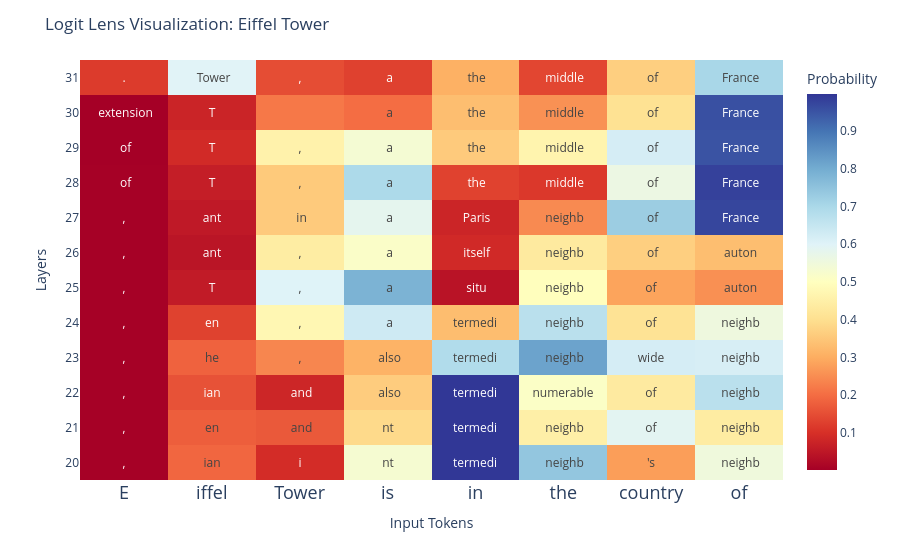

This figure's notebook cell:
### Markdown cell above
Let's visualize the information decoded for each of our prompts below.

### Code cell
import plotly.express as px

input_tokens = [t.replace('Ġ', '') for t in model.tokenizer.tokenize(prompt)]

fig = px.imshow(
    probabilities.detach().cpu().float().numpy(),
    x=input_tokens,
    y=layer_range,
    origin="lower", # make 0 at the bottom
    color_continuous_scale=px.colors.diverging.RdYlBu,
    color_continuous_midpoint=0.50,
    text_auto=True,
    labels=dict(x="Input Tokens", y="Layers", color="Probability")
)

fig.update_layout(
    title='Logit Lens Visualization: Eiffel Tower',
    xaxis_tickangle=0
)

fig.update_xaxes(tickfont_size=18) 
fig.update_yaxes(tickvals=layer_range)
fig.update_traces(text=decoded_tokens, texttemplate="%{text}")

fig.show()

### Figure 1 — Plotly figure (JSON) as saved in the notebook; plotly's stock layout.template omitted (floating-point values rounded to 4 significant figures)
{"data": [{"coloraxis": "coloraxis", "hovertemplate": "Input Tokens: %{x}<br>Layers: %{y}<br>Probability: %{z}<extra></extra>", "name": "0", "text": [[",", "ian", "i", "nt", "termedi", " neighb", "'s", " neighb"], [",", "en", " and", "nt", "termedi", " neighb", "of", " neighb"], [",", "ian", " and", " also", "termedi", "numerable", "of", " neighb"], [",", "he", ",", " also", "termedi", " neighb", "wide", " neighb"], [",", "en", ",", " a", "termedi", " neighb", "of", " neighb"], [",", "T", ",", " a", " situ", " neighb", "of", " auton"], [",", "ant", ",", " a", " itself", " neighb", " of", " auton"], [",", "ant", " in", " a", " Paris", " neighb", " of", " France"], [" of", "T", ",", " a", " the", " middle", " of", " France"], [" of", "T", ",", " a", " the", " middle", " of", " France"], [" extension", "T", "\n", " a", " the", " middle", " of", " France"], [".", " Tower", ",", " a", " the", " middle", " of", " France"]], "texttemplate": "%{text}", "type": "heatmap", "x": ["E", "iffel", "Tower", "is", "in", "the", "country", "of"], "xaxis": "x", "y": [20, 21, 22, 23, 24, 25, 26, 27, 28, 29, 30, 31], "yaxis": "y", "z": [[0.004272, 0.1895, 0.09277, 0.5312, 0.9961, 0.7422, 0.2754, 0.5508], [0.004272, 0.1758, 0.168, 0.3887, 0.9961, 0.4492, 0.5898, 0.4395], [0.004272, 0.1572, 0.08008, 0.3613, 0.9961, 0.5117, 0.4336, 0.6719], [0.004303, 0.1826, 0.2393, 0.3105, 0.6875, 0.8164, 0.6211, 0.6172], [0.004333, 0.1299, 0.4746, 0.6328, 0.3301, 0.6719, 0.4102, 0.5547], [0.004333, 0.05786, 0.6016, 0.7852, 0.04053, 0.4961, 0.2852, 0.2539], [0.004333, 0.04419, 0.4414, 0.5156, 0.08691, 0.4316, 0.3672, 0.332], [0.003555, 0.05273, 0.3574, 0.582, 0.07764, 0.2461, 0.7266, 0.9727], [0.00354, 0.06396, 0.3555, 0.6953, 0.1309, 0.1143, 0.5625, 0.9805], [0.001816, 0.08984, 0.457, 0.5352, 0.3574, 0.4648, 0.6211, 0.9531], [0.001602, 0.07617, 0.2178, 0.2002, 0.332, 0.2559, 0.4062, 0.957], [0.1196, 0.5977, 0.1484, 0.1289, 0.3066, 0.1377, 0.3672, 0.7031]]}], "layout": {"coloraxis": {"cmid": 0.5, "colorbar": {"title": {"text": "Probability"}}, "colorscale": [[0, "rgb(165,0,38)"], [0.1, "rgb(215,48,39)"], [0.2, "rgb(244,109,67)"], [0.3, "rgb(253,174,97)"], [0.4, "rgb(254,224,144)"], [0.5, "rgb(255,255,191)"], [0.6, "rgb(224,243,248)"], [0.7, "rgb(171,217,233)"], [0.8, "rgb(116,173,209)"], [0.9, "rgb(69,117,180)"], [1, "rgb(49,54,149)"]]}, "margin": {"t": 60}, "title": {"text": "Logit Lens Visualization: Eiffel Tower"}, "xaxis": {"anchor": "y", "constrain": "domain", "domain": [0, 1], "scaleanchor": "y", "tickangle": 0, "tickfont": {"size": 18}, "title": {"text": "Input Tokens"}}, "yaxis": {"anchor": "x", "autorange": true, "constrain": "domain", "domain": [0, 1], "tickvals": [20, 21, 22, 23, 24, 25, 26, 27, 28, 29, 30, 31], "title": {"text": "Layers"}}}}
